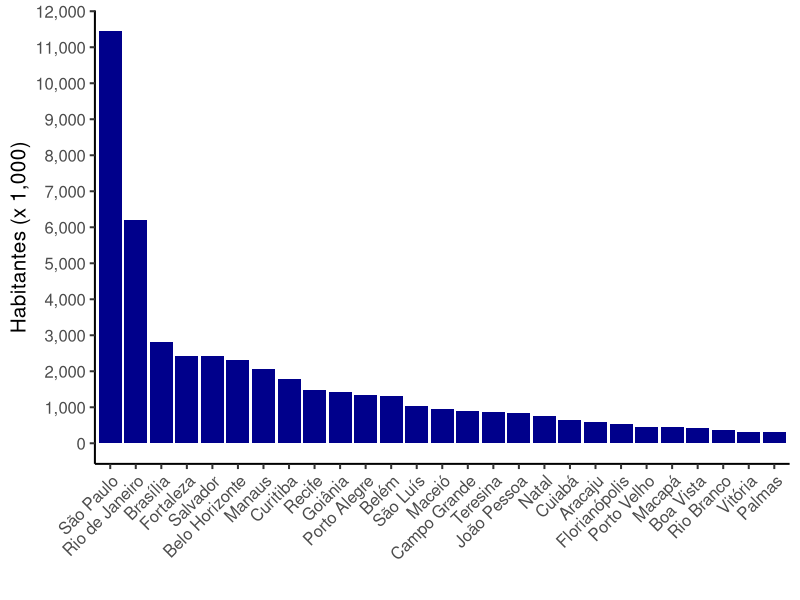
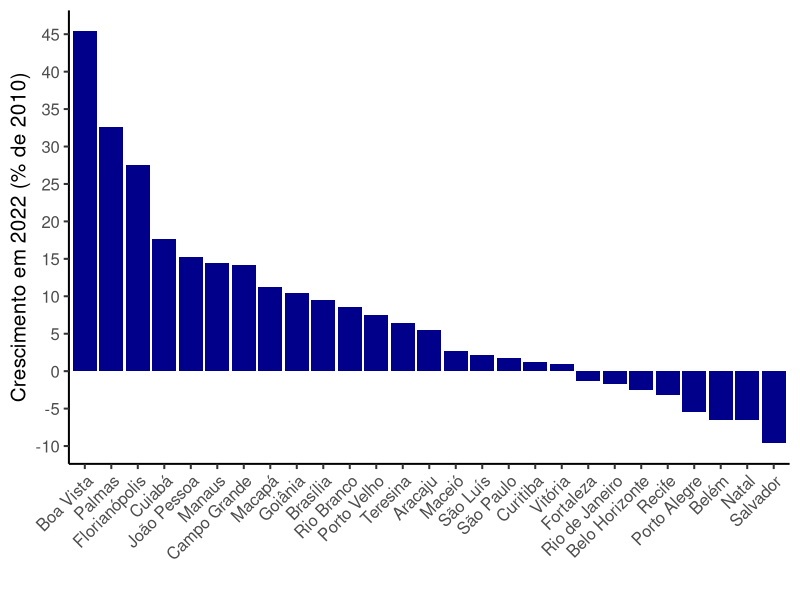
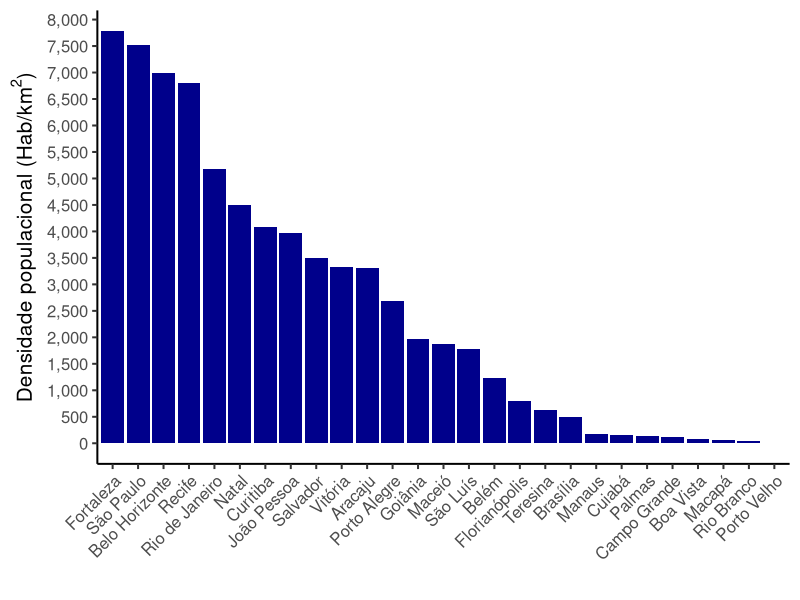

The R source for these figures, in order:
## ---- chunk 1
knitr::opts_chunk$set(echo = TRUE, message=FALSE)
knitr::opts_knit$set(root.dir = "/home/rstudio/")
## ---- chunk 2
library(tidyverse)
## ---- chunk 3
munibge <- read_csv('dados/municipios_ibge2022.csv', col_types = cols(uf_cod = 'c'))
munibge
## ---- chunk 4
dim(munibge) # Dimensões da tabela
glimpse(munibge) # Descrição dos atributos (colunas)
## ---- chunk 5
munibge %>% 
  distinct(uf) %>% 
  count()
## ---- chunk 6
munibge %>% 
  distinct(municipio) %>% 
  count() 
## ---- chunk 7
munibge %>% 
  select(municipio_cod) %>% 
  count()
## ---- chunk 8
munibge %>% 
  count(municipio) %>% 
  arrange(desc(n))
## ---- chunk 9
acre <- munibge %>% 
  filter(uf == 'AC')
## ---- chunk 10
acre %>% arrange(populacao_2022)
acre %>% arrange(desc(populacao_2022))
## ---- chunk 11
acre %>% 
  summarise(populacao_total = sum(populacao_2022))
## ---- chunk 12
acre %>% 
  summarise(populacao_total = sum(populacao_2022),
            populacao_media = mean(populacao_2022))
## ---- chunk 13
acre %>% 
  summarise(across(c(area_km2, populacao_2010, populacao_2022, domicilios_2022), ~sum(.)))
## ---- chunk 14
acre %>% 
  summarise(across(where(is.numeric), ~sum(.)))
## ---- chunk 15
acre %>% 
  summarise(across(starts_with('populacao'), ~sum(.)))
## ---- chunk 16
estados <- munibge %>% 
  group_by(uf) %>% 
  summarise(across(where(is.numeric), ~sum(.)))
## ---- chunk 17
capitais <- munibge %>% 
  filter(capital == 'sim')
## ---- chunk 18
capitais <- capitais %>% 
  mutate(crescimento = populacao_2022-populacao_2010) %>% 
  mutate(cresc_percentual = round((populacao_2022/populacao_2010 - 1) * 100, 2)) %>% 
  mutate(densidade_2022 = round(populacao_2022/area_km2,2)) %>% 
  arrange(desc(densidade_2022))
## ---- chunk 19
ggplot(capitais, aes(y = populacao_2022/1000, x = reorder(municipio, -populacao_2022))) +
  geom_col(fill = 'darkblue') +
  labs(y = "Habitantes (x 1,000)", x = '') +
  scale_y_continuous(breaks = seq(0, 12000, by = 1000),
                     labels = scales::comma) +
  theme_classic(base_size = 15) +
  theme(axis.text.x = element_text(angle = 45, hjust = 1))
## ---- chunk 20
ggplot(capitais, aes(y = cresc_percentual, x = reorder(municipio, -cresc_percentual))) +
  geom_col(fill = 'darkblue') +
  labs(y = "Crescimento em 2022 (% de 2010)", x = '') +
  scale_y_continuous(breaks = seq(-10, 50, by = 5),
                     labels = scales::comma) +
  theme_classic(base_size = 15) +
  theme(axis.text.x = element_text(angle = 45, hjust = 1))
## ---- chunk 21
ggplot(capitais, aes(y = densidade_2022, x = reorder(municipio, -densidade_2022))) +
  geom_col(fill = 'darkblue') +
  labs(y = expression("Densidade populacional (Hab/km"^"2"*")"), x = '') +
  scale_y_continuous(breaks = seq(0, 10000, by = 500),
                     labels = scales::comma) +
  theme_classic(base_size = 15) +
  theme(axis.text.x = element_text(angle = 45, hjust = 1))
